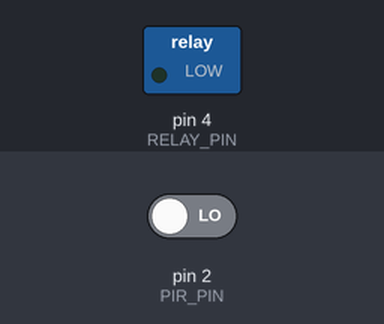
The sketch below on a simulated Arduino Uno, built with avr-gcc and run on an emulated ATmega328P. Shown: switched loads named in the sketch (green lamp = pin HIGH). The test bench sets the inputs (shaded band); at power-on: pin 2 (PIR_PIN) LOW.

Above: at 1.2 s.
1.3 s: pin 2 (PIR_PIN) driven HIGH
At 2.3 s:
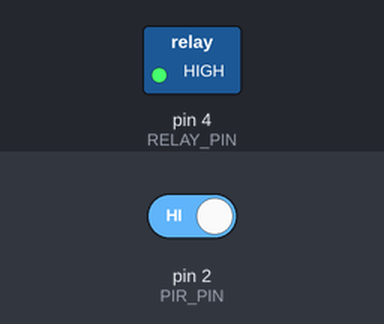
Timing chart, 0 to 4.3 s (numbered marks = the images above; inputs shaded):
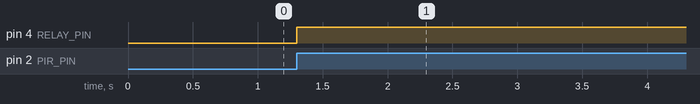

Measured:
- after the input at 1.3 s, pin 4 (RELAY_PIN): LOW → HIGH at once

The sketch:

nightLightDemo.ino
```cpp
/***********************************************************************************
 *   ___
 *  /   \
 * /_____\
 *   | |      ___   /
 *   | |-----|___|D _
 *  _|_|_           \
 *
 *
 *    This demo will allow the Geekduino to take in data from a PIR motion sensor
 *    and activate an external device like a lamp.
 *
 *  Wiring
 *  Pin 2 - PIR Motion sensor
 *  Pin 4 - PowerSwitch Tail II or RobotGeek Relay

 *
 *  Control Behavior:
 *    When the PIR sensor detects motion, it will set its data pin to HIGH for
 *    several seconds. When the Geekduino reads this pin change, it will turn on
 *    activate the pin connected to the relay inside the powerswitch tail II. This
 *    will turn on the light or other device connected to the powerswitch tail II.
 *    the geekduino will then wait for several seconds (as defined by LIGHT_ON_TIME
 *    which is set to 10000 by defualt) and then turn the pin/powerswitchtail/lamp
 *    off.
 *
 *  External Resources
 *
 ***********************************************************************************/

//define input/output pins
#define PIR_PIN 2
#define RELAY_PIN 4

//define the amount of time for the light to stay on in milliseconds
#define LIGHT_ON_TIME 10000

int pirState = 0;         // variable for reading the current pushbutton status

//setup() runs once
void setup()
{
  pinMode(RELAY_PIN, OUTPUT);    //set the pin mode for LED to OUPUT
  pinMode(PIR_PIN, INPUT);  //set the RELAY_PIN for the powersitch tail to OUTPUT
}

//loop() runs indefinitely
void loop()
{
  // read the state of the PIR Sensor:
  pirState = digitalRead(PIR_PIN);

  // check if the PIR is active
  // if it is, then pirState is HIGH:
  if (pirState == HIGH)
  {
    // turn relay pin on/HIGH:
    digitalWrite(RELAY_PIN, HIGH);
    delay(LIGHT_ON_TIME);
  }
 //otherwise the PIR sensor is not active, and the relay pin / light can be turned off.
  else
  {
    // turn LED off:
    digitalWrite(RELAY_PIN, LOW);
  }
}
```
